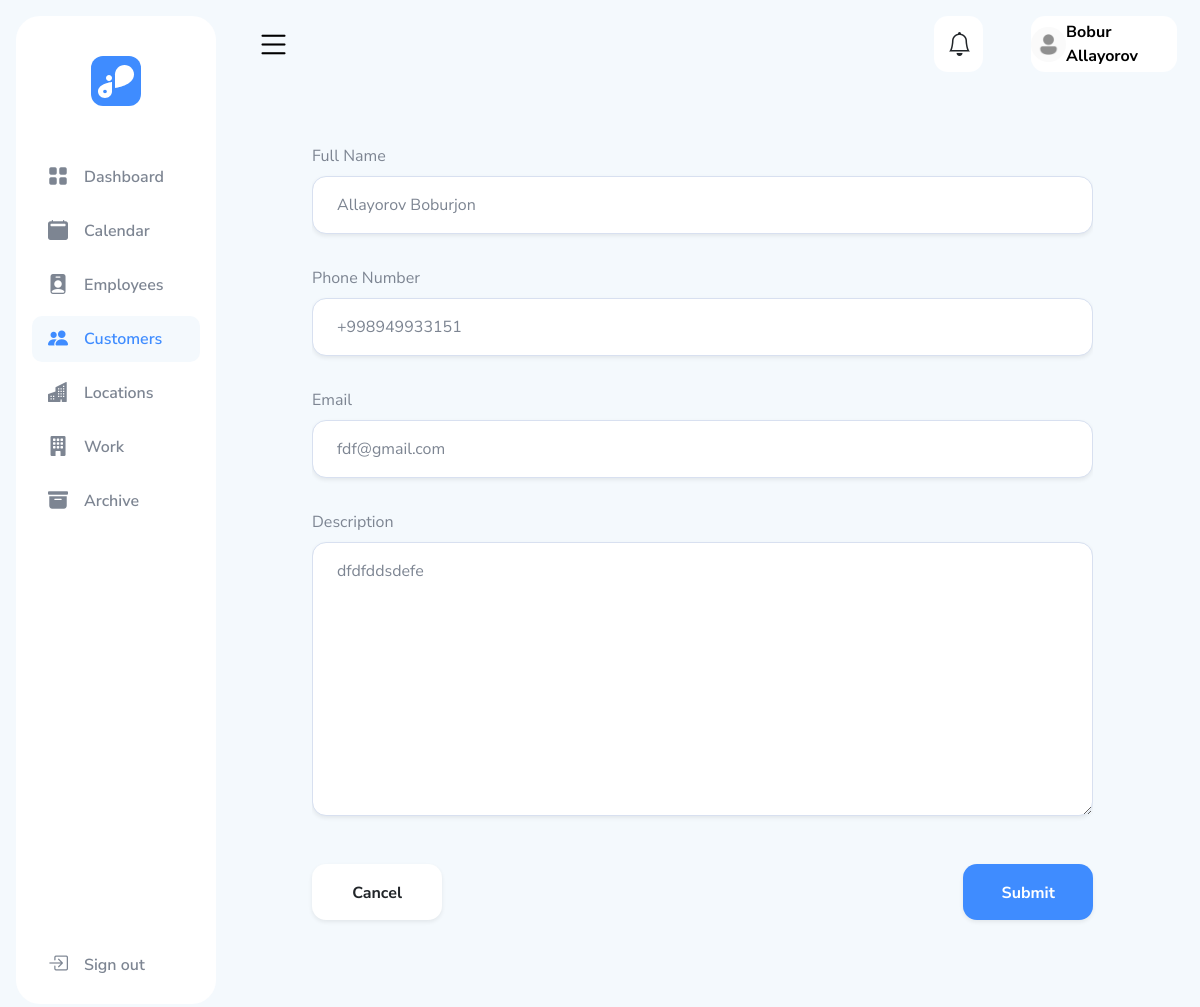
The app's page /iservice/customer_detail/1/ (signed in) with its own data.
### user/models.py (models this page shows, shortened)
class User(AbstractBaseUser, PermissionsMixin):
    class Role(models.TextChoices):
        DIRECTOR = 'director', 'Director'
        EMPLOYEE = 'employee', 'Employee'
    email = models.EmailField(unique=True)
    full_name = models.CharField(max_length=255, verbose_name=_('toliq_ism'),
                                 help_text=_("Iltimos to'liq isimni yozing."),
                                 validators=[validate_f_name], blank=True, default='')
    p_number = models.CharField(max_length=13,
                                validators=[PhoneValidator()],
                                verbose_name=_('telefon_raqam'),
                                help_text=_('Iltimos, raqamni to\'g\'ri kiriting. Masalan: +998123456789'),
                                error_messages={'invalid': _('Iltimos, to‘g‘ri telefon raqamini kiriting!')},
                                blank=True, default='')
    birthdate = models.DateField(blank=True, null=True, verbose_name=_('birthdate'),)
    position = models.CharField(max_length=255, verbose_name=_('ish joyi'),
                                 help_text=_("Iltimos ish joyini kiriting."), blank=True, default='')
    role = models.CharField(
        max_length=20,
        choices=Role.choices,
        default=Role.EMPLOYEE
    )
    location = models.ForeignKey(
        Location,
        on_delete=models.SET_NULL,
        null=True,
        blank=True,
        verbose_name=_("location"),
        related_name="users"
    )
    is_active = models.BooleanField(default=True)
    is_superuser = models.BooleanField(default=False)
    is_staff = models.BooleanField(default=False)
    date_joined = models.DateTimeField(default=timezone.now)
    last_login = models.DateTimeField(blank=True, null=True)
    objects = CustomUserManager()
    USERNAME_FIELD = 'email'
    EMAIL_FIELD = 'email'
    REQUIRED_FIELDS = []  # Email and password are prompted by default
    class Meta:
        verbose_name = 'User'
        verbose_name_plural = 'Users'

### iservice/models.py (models this page shows, shortened)
class Customer(models.Model):
    full_name = models.CharField(max_length=50, verbose_name=_('toliq_ism'),
                                 help_text=_("Iltimos mijozning to'liq ismini kiriting."),
                                 validators=[validate_f_name])
    p_number = models.CharField(max_length=13,
                                validators=[PhoneValidator()],
                                verbose_name=_('telefon_raqam'),
                                help_text=_("Iltimos, telefon raqamni to'ri kiriting. Masalan: +998123456789"),
                                error_messages={'invalid': _('Iltimos, to‘g‘ri telefon raqamini kiriting!')}, )
    email = models.EmailField(verbose_name=_('pochta'), blank=True, null=True,
                              help_text=_("Iltimos, Email manzilingizni kiriting."), )
    description = models.TextField(verbose_name=_('tavsifi'), blank=True, null=True, )
    location = models.ForeignKey('Location', on_delete=models.SET_NULL, null=True, blank=True,
                                 verbose_name=_('joylashuv'))
    created_at = models.DateField(auto_now_add=True, verbose_name=_("yaratilgan vaqti"))
    updated_at = models.DateField(auto_now=True, verbose_name=_("o'zgartirilgan vaqti"))
    class Meta:
        verbose_name = "Mijoz"
        verbose_name_plural = "Mijozlar"

### iservice/views.py (the view)
# urls.py: path('customer_detail/<int:id>/', views.customers_detail_view, name='customer_detail'),
@login_required(login_url="login")
def customers_detail_view(request, id):
    customers_d = Customer.objects.get(id=id)
    form = CustomerForm(instance=customers_d)
    if request.method == "POST":
        form = CustomerForm(request.POST, instance=customers_d)
        if form.is_valid():
            form.save()
            return redirect("customers")
    return render(request, 'customers_detail.html', {'form': form, })

### iservice/context_processors.py (called while the page is built)
def notifications_processor(request):
    if request.user.is_authenticated:
        today = timezone.now().date()
        end_date = today + timedelta(days=5)
        notifications = Task.objects.filter(
            user=request.user,
            deadline__range=[today, end_date]
        ).exclude(role='Done')
        return {'notifications': notifications}
    return {}

### templates/customers_detail.html (shortened to what this page needs)
{% extends 'layouts/base.html' %}
{% load static %}
{% load crispy_forms_filters %}
{% block content %}
    <section id="emp" class="pt-5" style="height: 100%;">
        <div class="container px-5">
            <form method="POST" class="px-5">
                <div class="modal-body px-0" style="overflow-y: auto; max-height: 70vh;">
                    <div class="emp_inp_d pt-2 pb-4">
                        <p class="font_f_n color_g mb-2 fw-medium">Full Name</p>
                        <div class="">
                            {{ form.full_name }}
                        </div>
                    </div>
                    <div class="emp_inp_d pt-2 pb-4">
                        <p class="font_f_n color_g mb-2 fw-medium">Phone Number</p>
                        <div class="">
                            {{ form.p_number }}
                        </div>
                    </div>
                    <div class="emp_inp_d pt-2 pb-4">
                        <p class="font_f_n color_g mb-2 fw-medium">Email</p>
                        <div class="">
                            {{ form.email }}
                        </div>
                    </div>
                    <div class="emp_inp_d pt-2 pb-4">
                        <p class="font_f_n color_g mb-2 fw-medium">Description</p>
                        <div class="">
                            {{ form.description }}
                        </div>
                    </div>
                </div>
                <div class="pb-4 pt-4 px-0 border-0 d-flex justify-content-between align-items-center">
                    <a class="btn col-lg-2 col-2 px-0 bg-white py-3 shadow-sm bg-body-tertiary font_f_n fs-6 fw-bold hover_block"
                       href="{% url 'customers' %}"
                       style="border-radius: 14px; height: 56px; text-decoration: none;">Cancel</a>
                    <button type="submit"
                            class="btn b_color_b text-white col-lg-2 col-2 py-3 shadow-sm bg-body-tertiary font_f_n fs-6 fw-bold hover_block_b"
                            style="border-radius: 14px; height: 56px; text-decoration: none;">
                        Submit
                    </button>
                </div>
            </form>
        </div>
    </section>
{% endblock content %}

### templates/layouts/navbar.html (shortened to what this page needs)
{% load static %}
<div class="sidebarl_b d-flex flex-column flex-shrink-0 p-3 bg-light"
     style="height: 96vh;background-color: #ffffff !important;border-radius: 24px;">
    <a href="{% url 'dashboard' %}"
       class="d-flex justify-content-center align-items-center pt-4 link-dark text-decoration-none">
        <img src="{% static '/main/img/Company-logo-b.svg' %}" alt="">
    </a>
    <ul class="nav nav-pills flex-column mb-auto pt-5">
        <li class="nav-item">
            {% url 'dashboard' as dashboard %}
            <a href="{{ dashboard }}" class="nav-link color_g font_f_n mb-2 fs-6 fw-medium
                d-flex align-items-center"
               aria-current="page">
                <i class="bi bi-grid-fill fs-5"></i>
                <span>Dashboard</span>
            </a>
        </li>
        <li>
            {% url 'calendar' as calendar %}
            <a href="{{ calendar }}" class="nav-link color_g font_f_n mb-2 fs-6 fw-medium
                d-flex align-items-center">
                <i class="bi bi-calendar2-fill fs-5"></i>
                <span>Calendar</span>
            </a>
        </li>
        {% if request.user.role == 'director' %}
            <li>
                {% url 'employees' as employees %}
                <a href="{{ employees }}" class="nav-link color_g font_f_n mb-2 fs-6 fw-medium
                d-flex align-items-center">
                    <i class="bi bi-person-badge-fill fs-5"></i>
                    <span>Employees</span>
                </a>
            </li>
        {% endif %}
        <li>
            {% url 'customers' as customers %}
            <a href="{{ customers }}" class="nav-link color_g font_f_n mb-2 fs-6 fw-medium
                {% if request.path == customers or '/customer_detail/' in request.path %}
                    active_
                {% endif %}
                d-flex align-items-center">
                <i class="bi bi-people-fill fs-5"></i>
                <span>Customers</span>
            </a>
        </li>
        {% if request.user.role == 'director' %}
            <li>
                {% url 'locations' as locations %}
                <a href="{{ locations }}" class="nav-link color_g font_f_n mb-2 fs-6 fw-medium
                d-flex align-items-center">
                    <i class="bi bi-buildings-fill fs-5"></i>
                    <span>Locations</span>
                </a>
            </li>
        {% endif %}
        <li>
            {% url 'tasks' as tasks %}
            <a href="{{ tasks }}" class="nav-link color_g font_f_n mb-2 fs-6 fw-medium
                d-flex align-items-center">
                <i class="bi bi-building-fill fs-5"></i>
                <span>Work</span>
            </a>
        </li>
        <li>
            {% url 'tasks_archive' as tasks_archive %}
            <a href="{{ tasks_archive }}" class="nav-link color_g font_f_n mb-2 fs-6 fw-medium
                d-flex align-items-center">
                <i class="bi bi-archive-fill fs-5"></i>
                <span>Archive</span>
            </a>
        </li>
    </ul>
    <ul class="nav nav-pills flex-column">
        <li>
            <a href="{% url 'logout' %}" class="nav-link color_g font_f_n fs-6 fw-medium d-flex align-items-center">
                <i class="bi bi-box-arrow-in-right fs-5"></i>
                <span>Sign out</span>
            </a>
        </li>
    </ul>
</div>
<div class="col-10 navbar_b">
    <div class="col-12 row row ps-4 m-0 justify-content-between align-items-center">
        <div class="col-4 px-0 i-search d-flex align-items-center">
            <ul class="d-flex justify-content-between align-items-center mb-0 ps-1">
                <li style="list-style: none;">
                    <button class="navbar-toggler border-0" id="sidebarToggle" type="menu" data-bs-toggle="offcanvas"
                            data-bs-target="#offcanvasNavbar" aria-controls="offcanvasNavbar">
                        <a class="heanav border-bottom-0" id="menu" aria-current="page" href="#"><i class="bi bi-list"
                                                                                                    style="font-size: 35px; font-weight: 400;color:black;"></i></a>
                    </button>
                </li>
            </ul>
        </div>
        <div class="col-4 d-flex justify-content-end align-items-center">
            <div class="col-2 px-0 me-5">
                <div class="dropdown">
                    <a class="btn bg-white py-3 d-flex justify-content-evenly align-items-center position-relative hover_block"
                       href="#"
                       role="button" id="dropdownMenuLink" data-bs-toggle="dropdown" aria-expanded="false"
                       style="border-radius: 14px; height: 56px;">
                        <i class="bi bi-bell fs-4 text-black"></i>
                    </a>
                </div>
            </div>
            <a class="col-lg-6 col-2 px-0 bg-white py-3 font_f_n fs-6 fw-bold d-flex justify-content-evenly align-items-center hover_block"
               href="#" style="border-radius: 14px; height: 56px; text-decoration: none; color: black;">
                <img src="{% static '/main/img/profile_image.png' %}" alt="" class=""
                     style="height: 35px; border-radius: 30px">
                {{ request.user.full_name }}
            </a>
        </div>
    </div>

### assets/main/css/main.css (style rules this page uses)
.b_color_b { background-color: #3F8CFF !important; }
.color_g { color: #7D8592 !important; }
.font_f_n { font-family: "Nunito Sans", sans-serif; }
body { min-height: 100vh; min-height: -webkit-fill-available; }
html { height: -webkit-fill-available; }
.bi { vertical-align: -.125em; pointer-events: none; fill: currentColor; }
.sidebar_l > div > ul > li > a { font-weight: 600 !important; }
.sidebar_l > div > ul > li > a.active_ { background-color: #f4f9fd; color: #3F8CFF !important; border-radius: 10px; }
.sidebarl_b { width: 200px; transition: all 0.5s ease; overflow: hidden; }
.sidebarl_b .nav-link i { font-size: 20px; }
.sidebarl_b .nav-link { justify-content: flex-start; }
.sidebarl_b .nav-link i { padding-right: 1rem; }
.navbar_b { transition: all 0.5s ease; }

### records on screen
User: user.full_name "Bobur Allayorov"
Customer: full_name "Allayorov Boburjon", p_number "+998949933151", email "fdf@gmail.com", description "dfdfddsdefe"
